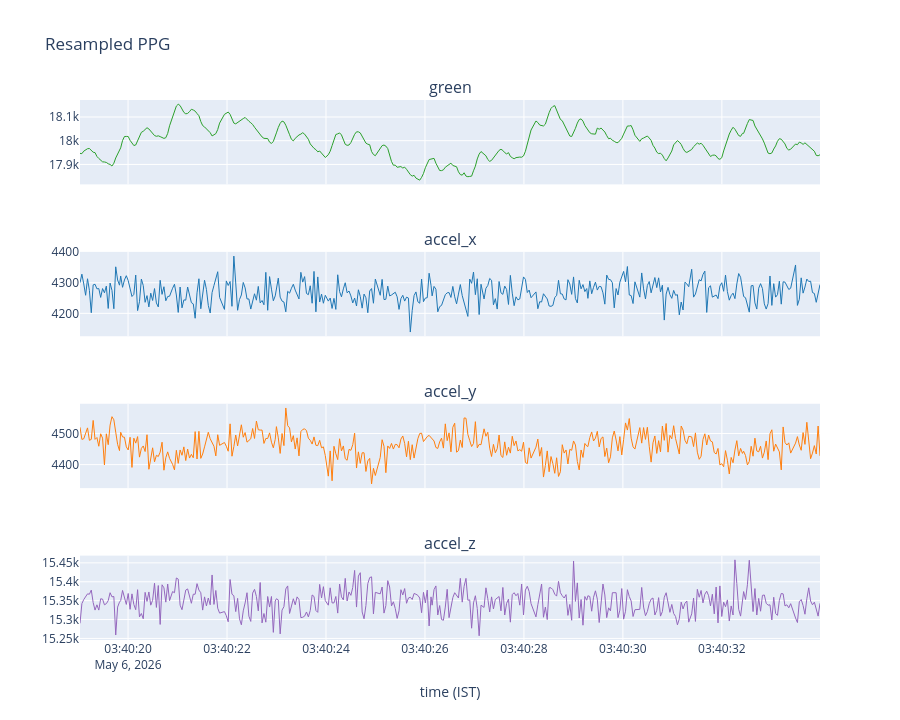

Write notebook code for a chart like this one.
### Code cell
# Resample PPG (32 Hz) onto the accel sample times (26 Hz) so len(green) == len(accel_*).
t_ppg_ms   = ppg_data['timestamp'].to_numpy()
t_accel_ms = accel_data['timestamp'].to_numpy()

green   = np.interp(t_accel_ms, t_ppg_ms, ppg_data['green'].to_numpy())
accel_x = accel_data['accel_x'].to_numpy()
accel_y = accel_data['accel_y'].to_numpy()
accel_z = accel_data['accel_z'].to_numpy()

print(len(green), len(accel_x), len(accel_y), len(accel_z))

t_rs = t_accel_ms
ga_raw = pd.DataFrame({
    'timestamp': t_rs,
    'green': green,
    'accel_x': accel_x,
    'accel_y': accel_y,
    'accel_z': accel_z,
})
assert len(green) == len(accel_x) == len(accel_y) == len(accel_z) == len(accel_data)

t = pd.to_datetime(t_rs, unit='ms', utc=True).tz_convert('Asia/Kolkata')
cols = ['green', 'accel_x', 'accel_y', 'accel_z']
fig = make_subplots(rows=len(cols), cols=1, shared_xaxes=True, subplot_titles=cols)
for i, c in enumerate(cols, start=1):
    fig.add_trace(
        go.Scatter(x=t, y=ga_raw[c], name=c,
                   line=dict(color=COLORS[c], width=1)),
        row=i, col=1,
    )
fig.update_xaxes(title_text='time (IST)', row=len(cols), col=1)
fig.update_layout(height=180 * len(cols), showlegend=False,
                  title_text=f'Resampled PPG')
fig.show()

### Figure 1 — Plotly figure (JSON) as saved in the notebook; plotly's stock layout.template omitted (floating-point values rounded to 4 significant figures; data arrays with more than 128 entries replaced by an {"elided": "..."} marker saying what was removed)
{"data": [{"line": {"color": "#2ca02c", "width": 1}, "name": "green", "type": "scatter", "x": {"elided": "386 str values"}, "xaxis": "x", "y": {"elided": "386 float values"}, "yaxis": "y"}, {"line": {"color": "#1f77b4", "width": 1}, "name": "accel_x", "type": "scatter", "x": {"elided": "386 str values"}, "xaxis": "x2", "y": {"elided": "386 float values"}, "yaxis": "y2"}, {"line": {"color": "#ff7f0e", "width": 1}, "name": "accel_y", "type": "scatter", "x": {"elided": "386 str values"}, "xaxis": "x3", "y": {"elided": "386 float values"}, "yaxis": "y3"}, {"line": {"color": "#9467bd", "width": 1}, "name": "accel_z", "type": "scatter", "x": {"elided": "386 str values"}, "xaxis": "x4", "y": {"elided": "386 float values"}, "yaxis": "y4"}], "layout": {"annotations": [{"font": {"size": 16}, "showarrow": false, "text": "green", "x": 0.5, "xanchor": "center", "xref": "paper", "y": 1, "yanchor": "bottom", "yref": "paper"}, {"font": {"size": 16}, "showarrow": false, "text": "accel_x", "x": 0.5, "xanchor": "center", "xref": "paper", "y": 0.7188, "yanchor": "bottom", "yref": "paper"}, {"font": {"size": 16}, "showarrow": false, "text": "accel_y", "x": 0.5, "xanchor": "center", "xref": "paper", "y": 0.4375, "yanchor": "bottom", "yref": "paper"}, {"font": {"size": 16}, "showarrow": false, "text": "accel_z", "x": 0.5, "xanchor": "center", "xref": "paper", "y": 0.1562, "yanchor": "bottom", "yref": "paper"}], "height": 720, "showlegend": false, "title": {"text": "Resampled PPG"}, "xaxis": {"anchor": "y", "domain": [0, 1], "matches": "x4", "showticklabels": false}, "xaxis2": {"anchor": "y2", "domain": [0, 1], "matches": "x4", "showticklabels": false}, "xaxis3": {"anchor": "y3", "domain": [0, 1], "matches": "x4", "showticklabels": false}, "xaxis4": {"anchor": "y4", "domain": [0, 1], "title": {"text": "time (IST)"}}, "yaxis": {"anchor": "x", "domain": [0.8438, 1]}, "yaxis2": {"anchor": "x2", "domain": [0.5625, 0.7188]}, "yaxis3": {"anchor": "x3", "domain": [0.2812, 0.4375]}, "yaxis4": {"anchor": "x4", "domain": [0, 0.1562]}}}
